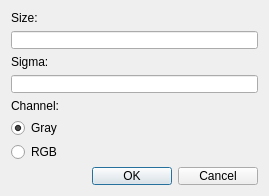
<?xml version="1.0" encoding="UTF-8"?>
<ui version="4.0">
 <class>GetGaussParaDialog</class>
 <widget class="QDialog" name="GetGaussParaDialog">
  <property name="geometry">
   <rect>
    <x>0</x>
    <y>0</y>
    <width>269</width>
    <height>196</height>
   </rect>
  </property>
  <property name="sizePolicy">
   <sizepolicy hsizetype="Fixed" vsizetype="Fixed">
    <horstretch>0</horstretch>
    <verstretch>0</verstretch>
   </sizepolicy>
  </property>
  <property name="minimumSize">
   <size>
    <width>175</width>
    <height>131</height>
   </size>
  </property>
  <property name="maximumSize">
   <size>
    <width>16777215</width>
    <height>16777215</height>
   </size>
  </property>
  <property name="windowTitle">
   <string>Dialog</string>
  </property>
  <layout class="QGridLayout" name="gridLayout">
   <item row="4" column="0">
    <widget class="QLabel" name="label_3">
     <property name="text">
      <string>Channel:</string>
     </property>
    </widget>
   </item>
   <item row="0" column="0">
    <widget class="QLabel" name="label">
     <property name="text">
      <string>Size:</string>
     </property>
    </widget>
   </item>
   <item row="1" column="0">
    <widget class="QLineEdit" name="sizeLineEdit"/>
   </item>
   <item row="3" column="0">
    <widget class="QLineEdit" name="sigmaLineEdit"/>
   </item>
   <item row="7" column="0">
    <widget class="QDialogButtonBox" name="buttonBox">
     <property name="orientation">
      <enum>Qt::Horizontal</enum>
     </property>
     <property name="standardButtons">
      <set>QDialogButtonBox::Cancel|QDialogButtonBox::Ok</set>
     </property>
    </widget>
   </item>
   <item row="5" column="0">
    <widget class="QRadioButton" name="gaussGrayRBtn">
     <property name="text">
      <string>Gray</string>
     </property>
     <property name="checked">
      <bool>true</bool>
     </property>
    </widget>
   </item>
   <item row="2" column="0">
    <widget class="QLabel" name="label_2">
     <property name="text">
      <string>Sigma:</string>
     </property>
    </widget>
   </item>
   <item row="6" column="0">
    <widget class="QRadioButton" name="gaussRgbRBtn">
     <property name="text">
      <string>RGB</string>
     </property>
    </widget>
   </item>
  </layout>
 </widget>
 <resources/>
 <connections>
  <connection>
   <sender>buttonBox</sender>
   <signal>accepted()</signal>
   <receiver>GetGaussParaDialog</receiver>
   <slot>accept()</slot>
   <hints>
    <hint type="sourcelabel">
     <x>248</x>
     <y>254</y>
    </hint>
    <hint type="destinationlabel">
     <x>157</x>
     <y>274</y>
    </hint>
   </hints>
  </connection>
  <connection>
   <sender>buttonBox</sender>
   <signal>rejected()</signal>
   <receiver>GetGaussParaDialog</receiver>
   <slot>reject()</slot>
   <hints>
    <hint type="sourcelabel">
     <x>316</x>
     <y>260</y>
    </hint>
    <hint type="destinationlabel">
     <x>286</x>
     <y>274</y>
    </hint>
   </hints>
  </connection>
 </connections>
</ui>
